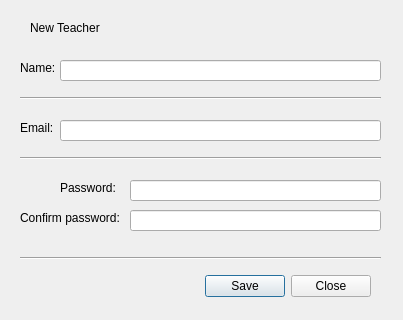
<?xml version="1.0" encoding="UTF-8"?>
<ui version="4.0">
 <class>NewTeacher</class>
 <widget class="QDialog" name="NewTeacher">
  <property name="geometry">
   <rect>
    <x>0</x>
    <y>0</y>
    <width>403</width>
    <height>320</height>
   </rect>
  </property>
  <property name="windowTitle">
   <string>Dialog</string>
  </property>
  <widget class="Line" name="line3">
   <property name="geometry">
    <rect>
     <x>20</x>
     <y>250</y>
     <width>361</width>
     <height>16</height>
    </rect>
   </property>
   <property name="orientation">
    <enum>Qt::Horizontal</enum>
   </property>
  </widget>
  <widget class="QLabel" name="lblName">
   <property name="geometry">
    <rect>
     <x>20</x>
     <y>60</y>
     <width>41</width>
     <height>16</height>
    </rect>
   </property>
   <property name="text">
    <string>Name: </string>
   </property>
  </widget>
  <widget class="QLabel" name="lblPassword">
   <property name="geometry">
    <rect>
     <x>60</x>
     <y>180</y>
     <width>61</width>
     <height>16</height>
    </rect>
   </property>
   <property name="text">
    <string>Password:</string>
   </property>
  </widget>
  <widget class="QDialogButtonBox" name="buttonBox">
   <property name="geometry">
    <rect>
     <x>30</x>
     <y>270</y>
     <width>341</width>
     <height>32</height>
    </rect>
   </property>
   <property name="orientation">
    <enum>Qt::Horizontal</enum>
   </property>
   <property name="standardButtons">
    <set>QDialogButtonBox::Close|QDialogButtonBox::Save</set>
   </property>
   <property name="centerButtons">
    <bool>false</bool>
   </property>
  </widget>
  <widget class="QLabel" name="lblPassword2">
   <property name="geometry">
    <rect>
     <x>20</x>
     <y>210</y>
     <width>101</width>
     <height>16</height>
    </rect>
   </property>
   <property name="text">
    <string>Confirm password:</string>
   </property>
  </widget>
  <widget class="QLineEdit" name="lineName">
   <property name="geometry">
    <rect>
     <x>60</x>
     <y>60</y>
     <width>321</width>
     <height>21</height>
    </rect>
   </property>
  </widget>
  <widget class="QLineEdit" name="lineEmail">
   <property name="geometry">
    <rect>
     <x>60</x>
     <y>120</y>
     <width>321</width>
     <height>21</height>
    </rect>
   </property>
  </widget>
  <widget class="Line" name="line2">
   <property name="geometry">
    <rect>
     <x>20</x>
     <y>150</y>
     <width>361</width>
     <height>16</height>
    </rect>
   </property>
   <property name="orientation">
    <enum>Qt::Horizontal</enum>
   </property>
  </widget>
  <widget class="Line" name="line1">
   <property name="geometry">
    <rect>
     <x>20</x>
     <y>90</y>
     <width>361</width>
     <height>16</height>
    </rect>
   </property>
   <property name="orientation">
    <enum>Qt::Horizontal</enum>
   </property>
  </widget>
  <widget class="QLineEdit" name="linePassword1">
   <property name="geometry">
    <rect>
     <x>130</x>
     <y>180</y>
     <width>251</width>
     <height>21</height>
    </rect>
   </property>
   <property name="echoMode">
    <enum>QLineEdit::Password</enum>
   </property>
  </widget>
  <widget class="QLabel" name="lblTitle">
   <property name="geometry">
    <rect>
     <x>30</x>
     <y>20</y>
     <width>331</width>
     <height>16</height>
    </rect>
   </property>
   <property name="text">
    <string>New Teacher</string>
   </property>
  </widget>
  <widget class="QLabel" name="lblEmail">
   <property name="geometry">
    <rect>
     <x>20</x>
     <y>120</y>
     <width>41</width>
     <height>16</height>
    </rect>
   </property>
   <property name="text">
    <string>Email: </string>
   </property>
  </widget>
  <widget class="QLineEdit" name="linePassword2">
   <property name="geometry">
    <rect>
     <x>130</x>
     <y>210</y>
     <width>251</width>
     <height>21</height>
    </rect>
   </property>
   <property name="echoMode">
    <enum>QLineEdit::Password</enum>
   </property>
  </widget>
 </widget>
 <resources/>
 <connections/>
</ui>
